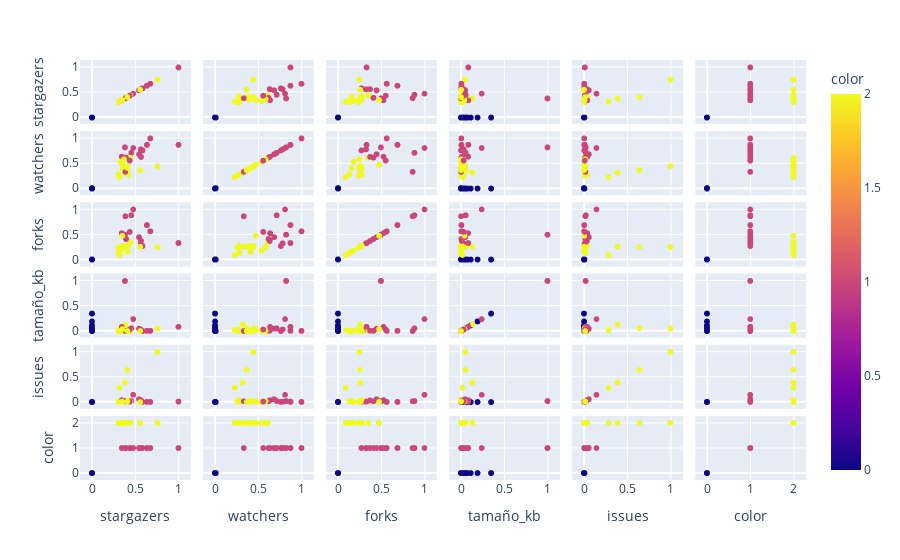

Notebook code for this chart:
### Code cell
from sklearn.cluster import KMeans
kmeans=KMeans(3)
c=kmeans.fit_predict(df_est.loc[:,:'issues'])
fig=px.scatter_matrix(df_est.loc[:,:'issues'],color=c)
fig.show()

### Figure 1 — Plotly figure (JSON) as saved in the notebook; plotly's stock layout.template omitted (floating-point values rounded to 4 significant figures; data arrays with more than 128 entries replaced by an {"elided": "..."} marker saying what was removed)
{"data": [{"dimensions": [{"axis": {"matches": true}, "label": "stargazers", "values": {"elided": "1840 float values"}}, {"axis": {"matches": true}, "label": "watchers", "values": {"elided": "1840 float values"}}, {"axis": {"matches": true}, "label": "forks", "values": {"elided": "1840 float values"}}, {"axis": {"matches": true}, "label": "tamaño_kb", "values": {"elided": "1840 float values"}}, {"axis": {"matches": true}, "label": "issues", "values": {"elided": "1840 float values"}}, {"axis": {"matches": true}, "label": "color", "values": {"elided": "1840 int values"}}], "hovertemplate": "%{xaxis.title.text}=%{x}<br>%{yaxis.title.text}=%{y}<br>color=%{marker.color}<extra></extra>", "legendgroup": "", "marker": {"color": {"elided": "1840 int values"}, "coloraxis": "coloraxis", "symbol": "circle"}, "name": "", "showlegend": false, "type": "splom"}], "layout": {"coloraxis": {"colorbar": {"title": {"text": "color"}}, "colorscale": [[0, "#0d0887"], [0.1111, "#46039f"], [0.2222, "#7201a8"], [0.3333, "#9c179e"], [0.4444, "#bd3786"], [0.5556, "#d8576b"], [0.6667, "#ed7953"], [0.7778, "#fb9f3a"], [0.8889, "#fdca26"], [1, "#f0f921"]]}, "dragmode": "select", "legend": {"tracegroupgap": 0}, "margin": {"t": 60}}}
